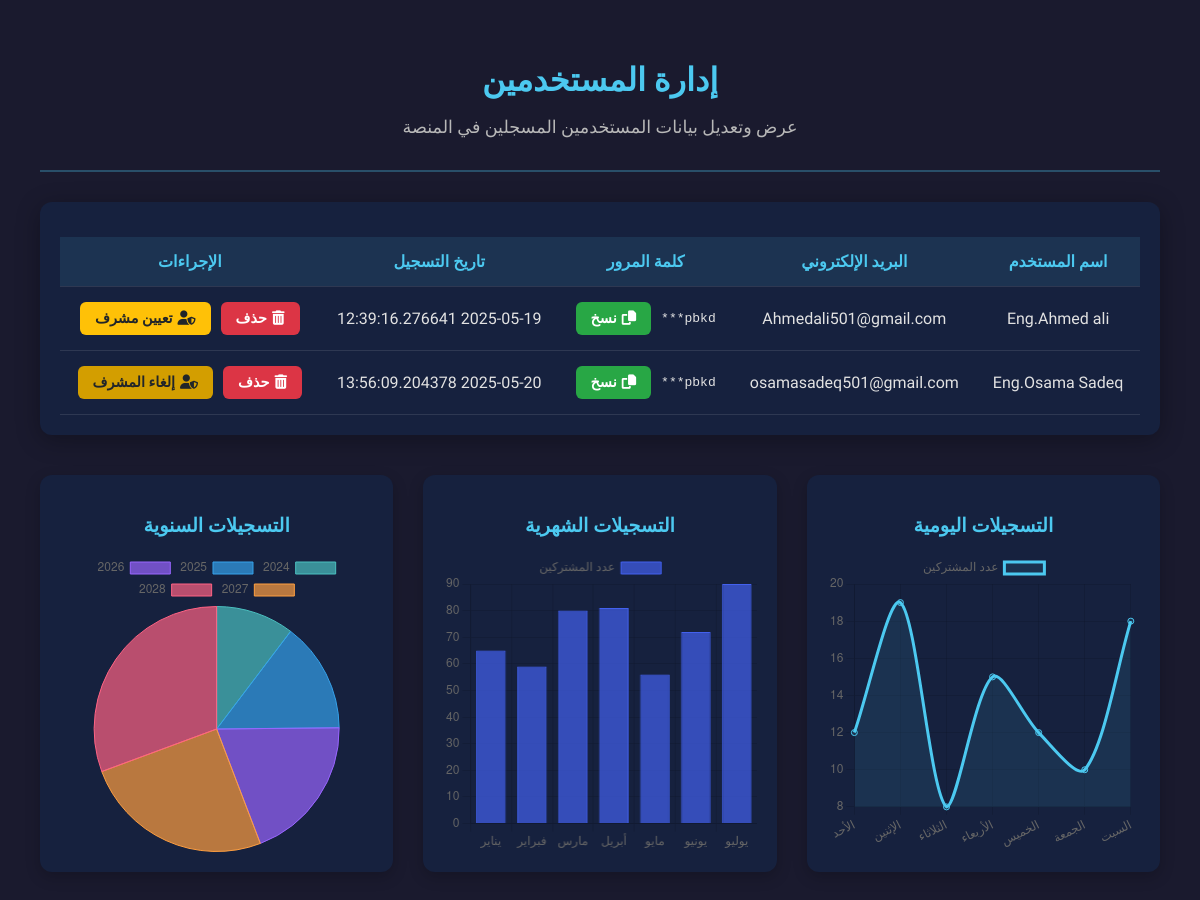
Before: /admin/users with the older database file.
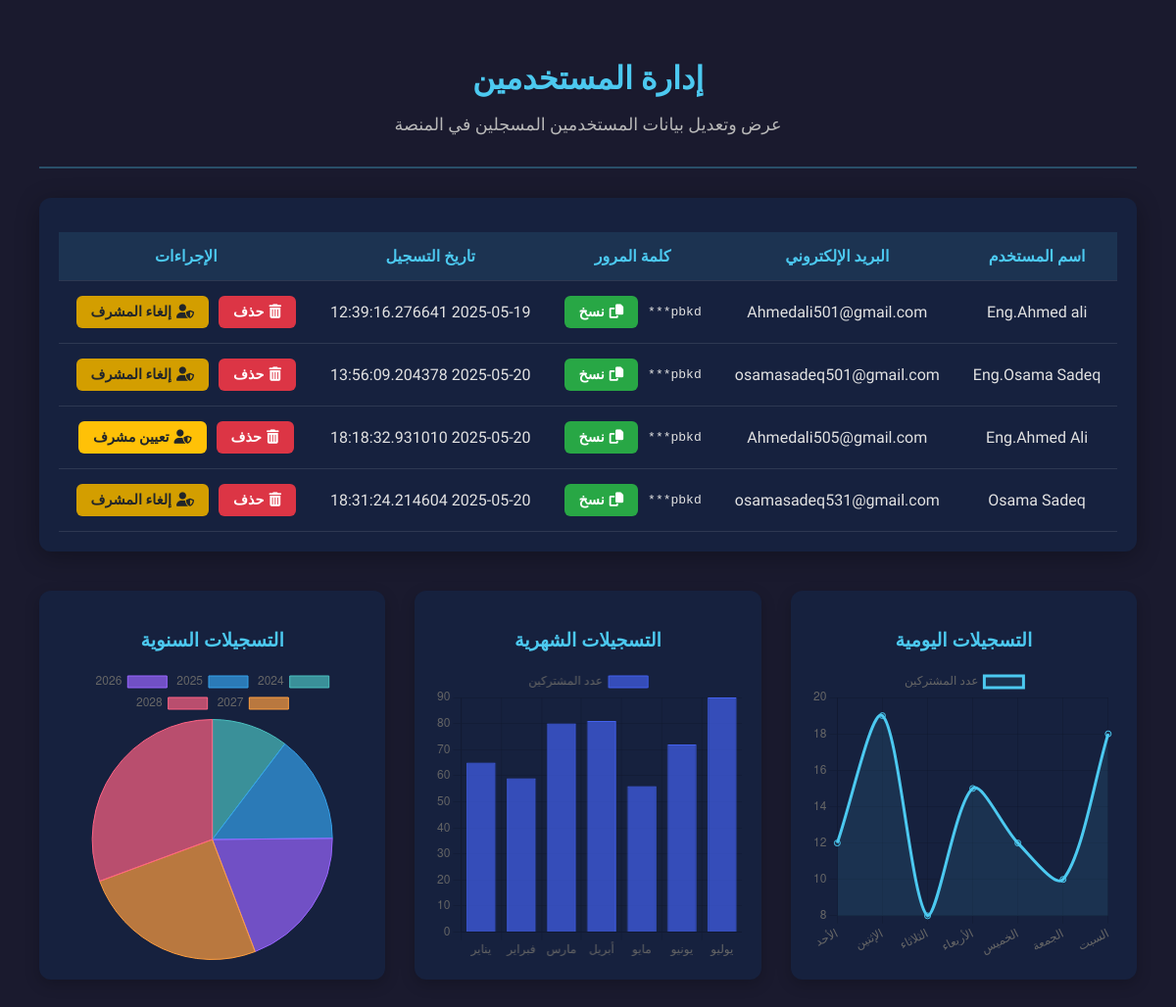
After: the same page with the newer database file.
### model.py (models this page shows)
class User(UserMixin, db.Model):
    id = db.Column(db.Integer, primary_key=True)
    username = db.Column(db.String(100), unique=True, nullable=False)
    password = db.Column(db.String(100), nullable=False)
    email = db.Column(db.String(120), unique=True, nullable=False)
    created_at = db.Column(db.DateTime, default=datetime.utcnow)
    likes_count = db.Column(db.Integer, default=0)
    shares_count = db.Column(db.Integer, default=0)
    messages = db.relationship('Message', backref='user', lazy=True)
    is_admin = db.Column(db.Boolean, nullable=True, default=None)

### app.py (the view)
@app.route('/admin/users')
def users():
    all_users = User.query.all()
    current_user_count = User.query.count()
    daily_counts = {}
    monthly_counts = {}
    yearly_counts = {}
    for user in all_users:
        date = user.created_at.date()
        month = user.created_at.strftime("%Y-%m")
        year = user.created_at.year
        if date in daily_counts:
            daily_counts[date] += 1
        else:
            daily_counts[date] = 1
        if month in monthly_counts:
            monthly_counts[month] += 1
        else:
            monthly_counts[month] = 1
        if year in yearly_counts:
            yearly_counts[year] += 1
        else:
            yearly_counts[year] = 1
    daily_labels = list(daily_counts.keys())
    daily_values = list(daily_counts.values())
    monthly_labels = list(monthly_counts.keys())
    monthly_values = list(monthly_counts.values())
    yearly_labels = list(yearly_counts.keys())
    yearly_values = list(yearly_counts.values())
    return render_template('admin/users.html', users=all_users, current_user_count=current_user_count,
                           daily_labels=daily_labels, daily_values=daily_values,
                           monthly_labels=monthly_labels, monthly_values=monthly_values,
                           yearly_labels=yearly_labels, yearly_values=yearly_values)

### app.py (called while the page is built)
@app.before_request
def check_admin_token():
    if current_user.is_authenticated and current_user.is_admin and 'token' in session:
        session.pop('token', None)
        session.pop('token_expiration', None)
        return redirect(url_for('home'))

### templates/admin/users.html (shortened to what this page needs)
<!DOCTYPE html>
<html lang="ar" dir="rtl">
<head>
    <link rel="stylesheet" href="https://cdnjs.cloudflare.com/ajax/libs/font-awesome/6.4.0/css/all.min.css">
</head>
<body>
    <div class="admin-container">
        <div class="page-header">
            <h1 class="page-title">إدارة المستخدمين</h1>
            <p class="page-subtitle">عرض وتعديل بيانات المستخدمين المسجلين في المنصة</p>
        </div>
        <div class="users-table-container">
            <table>
                <thead>
                    <tr>
                        <th>اسم المستخدم</th>
                        <th>البريد الإلكتروني</th>
                        <th>كلمة المرور</th>
                        <th>تاريخ التسجيل</th>
                        <th>الإجراءات</th>
                    </tr>
                </thead>
                <tbody>
                    {% for user in users %}
                    <tr>
                        <td>{{ user.username }}</td>
                        <td>{{ user.email }}</td>
                        <td class="password-cell">
                            <span id="password-{{ user.id }}" class="password-brief">{{ user.password[:4] }}***</span>
                            <button class="btn btn-copy" onclick="copyPassword('{{ user.password }}')">
                                <i class="fas fa-copy"></i> نسخ
                            </button>
                        </td>
                        <td>{{ user.created_at }}</td>
                        <td>
                            <div class="action-buttons">
                                <form action="{{ url_for('delete_user', user_id=user.id) }}" method="POST" style="display:inline;">
                                    <button type="submit" class="btn btn-delete" onclick="return confirm('هل أنت متأكد من حذف هذا المستخدم؟');">
                                        <i class="fas fa-trash-alt"></i> حذف
                                    </button>
                                </form>
                                <form action="{{ url_for('set_admin', user_id=user.id) }}" method="POST" style="display:inline;">
                                    <button type="submit" class="btn btn-admin {% if user.is_admin %}active{% endif %}"
                                            onclick="return confirm('هل أنت متأكد من تغيير صلاحية هذا المستخدم؟');">
                                        <i class="fas fa-user-shield"></i>
                                        {% if user.is_admin %}إلغاء المشرف{% else %}تعيين مشرف{% endif %}
                                    </button>
                                </form>
                            </div>
                        </td>
                    </tr>
                    {% endfor %}
                </tbody>
            </table>
        </div>
        <div class="charts-container">
            <div class="chart-card">
                <h3 class="chart-title">التسجيلات اليومية</h3>
                <div class="chart-wrapper">
                    <canvas id="dailyChart"></canvas>
                </div>
            </div>
            <div class="chart-card">
                <h3 class="chart-title">التسجيلات الشهرية</h3>
                <div class="chart-wrapper">
                    <canvas id="monthlyChart"></canvas>
                </div>
            </div>
            <div class="chart-card">
                <h3 class="chart-title">التسجيلات السنوية</h3>
                <div class="chart-wrapper">
                    <canvas id="yearlyChart"></canvas>
                </div>
            </div>
        </div>
    </div>
</body>
</html>

### templates/admin/users.html (style rules this page uses)
:root { --primary-color: #4361ee; --secondary-color: #3f37c9; --accent-color: #4cc9f0; --dark-color: #1a1a2e; --light-color: #f8f9fa; --card-bg: #16213e; --text-color: #e2e2e2; --text-secondary: #b8b8b8; --success-color: #28a745; --danger-color: #dc3545; --warning-color: #ffc107; }
body { font-family: 'Tajawal', sans-serif; background-color: var(--dark-color); color: var(--text-color); margin: 0; padding: 20px; }
.admin-container { max-width: 1200px; margin: 0 auto; padding: 20px; }
.page-header { text-align: center; margin-bottom: 30px; padding-bottom: 15px; border-bottom: 2px solid rgba(76, 201, 240, 0.3); }
.page-title { color: var(--accent-color); font-size: 2rem; font-weight: 700; margin-bottom: 10px; }
.page-subtitle { color: var(--text-secondary); font-size: 1.1rem; }
.users-table-container { background: var(--card-bg); border-radius: 12px; box-shadow: 0 5px 25px rgba(0, 0, 0, 0.3); padding: 20px; margin-bottom: 40px; overflow-x: auto; }
table { width: 100%; border-collapse: collapse; margin-top: 15px; }
th, td { padding: 15px; text-align: center; border-bottom: 1px solid rgba(255, 255, 255, 0.1); }
th { background-color: rgba(76, 201, 240, 0.1); color: var(--accent-color); font-weight: 600; }
.password-cell { display: flex; align-items: center; justify-content: center; gap: 10px; }
.password-brief { font-family: monospace; }
.action-buttons { display: flex; justify-content: center; gap: 10px; flex-wrap: wrap; }
.btn { padding: 8px 15px; border-radius: 6px; border: none; cursor: pointer; font-family: 'Tajawal', sans-serif; font-weight: 600; transition: all 0.3s ease; display: inline-flex; align-items: center; gap: 5px; font-size: 0.9rem; }
.btn-copy { background-color: var(--success-color); color: white; }
.btn-delete { background-color: var(--danger-color); color: white; }
.btn-admin { background-color: var(--warning-color); color: #212529; }
.btn-admin.active { background-color: #d39e00; }
.charts-container { display: grid; grid-template-columns: repeat(auto-fit, minmax(350px, 1fr)); gap: 30px; margin-top: 40px; }
.chart-card { background: var(--card-bg); border-radius: 12px; padding: 20px; box-shadow: 0 5px 15px rgba(0, 0, 0, 0.2); }
.chart-title { color: var(--accent-color); margin-bottom: 15px; text-align: center; font-size: 1.2rem; }
.chart-wrapper { position: relative; height: 300px; width: 100%; }

Changed rows visible on the page:
changed User "Eng.Ahmed ali": is_admin "تعيين مشرف" → "إلغاء المشرف"
added User: username "Eng.Ahmed Ali", email "Ahmedali505@gmail.com", password "pbkd", created_at "2025-05-20 18:18:32.931010", shows "تعيين مشرف"
added User: username "Osama Sadeq", email "osamasadeq531@gmail.com", password "pbkd", created_at "2025-05-20 18:31:24.214604", is_admin "إلغاء المشرف"
